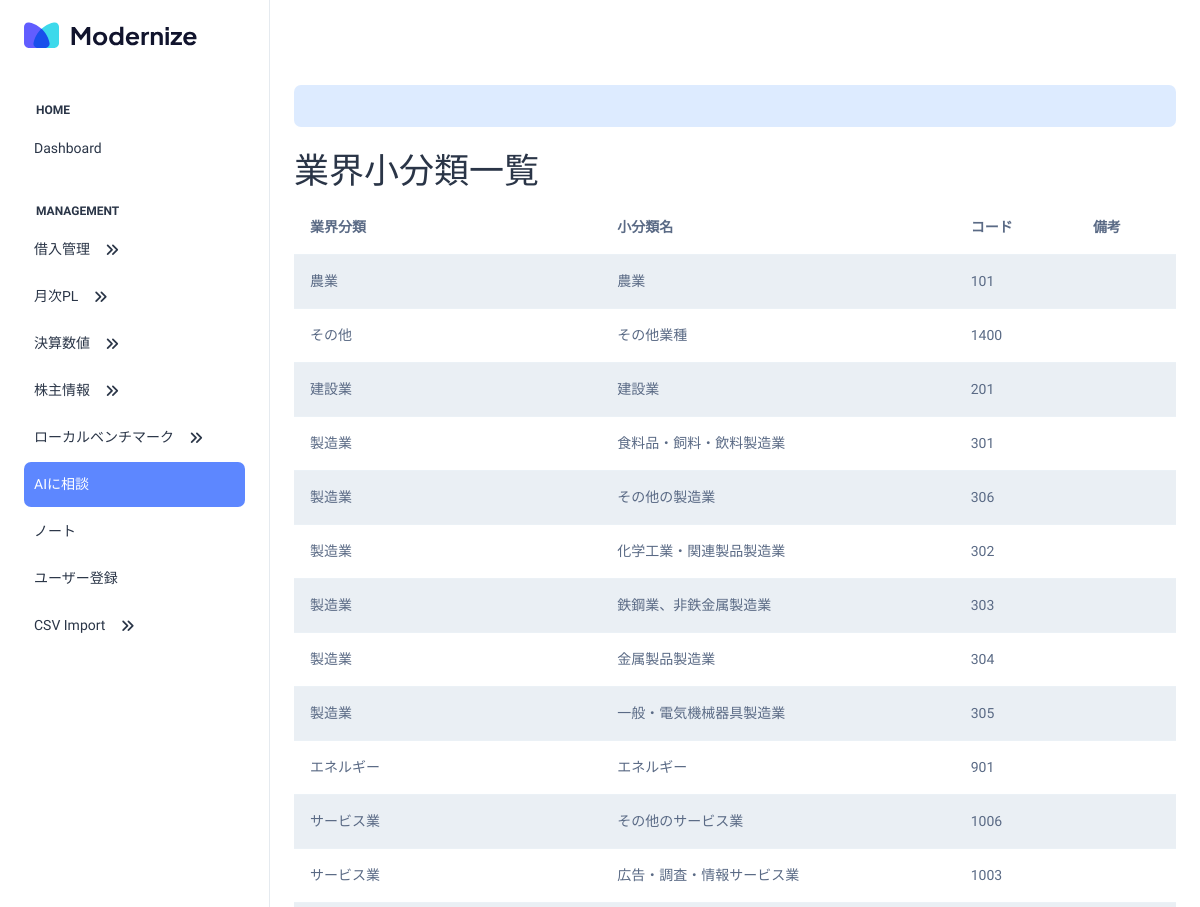
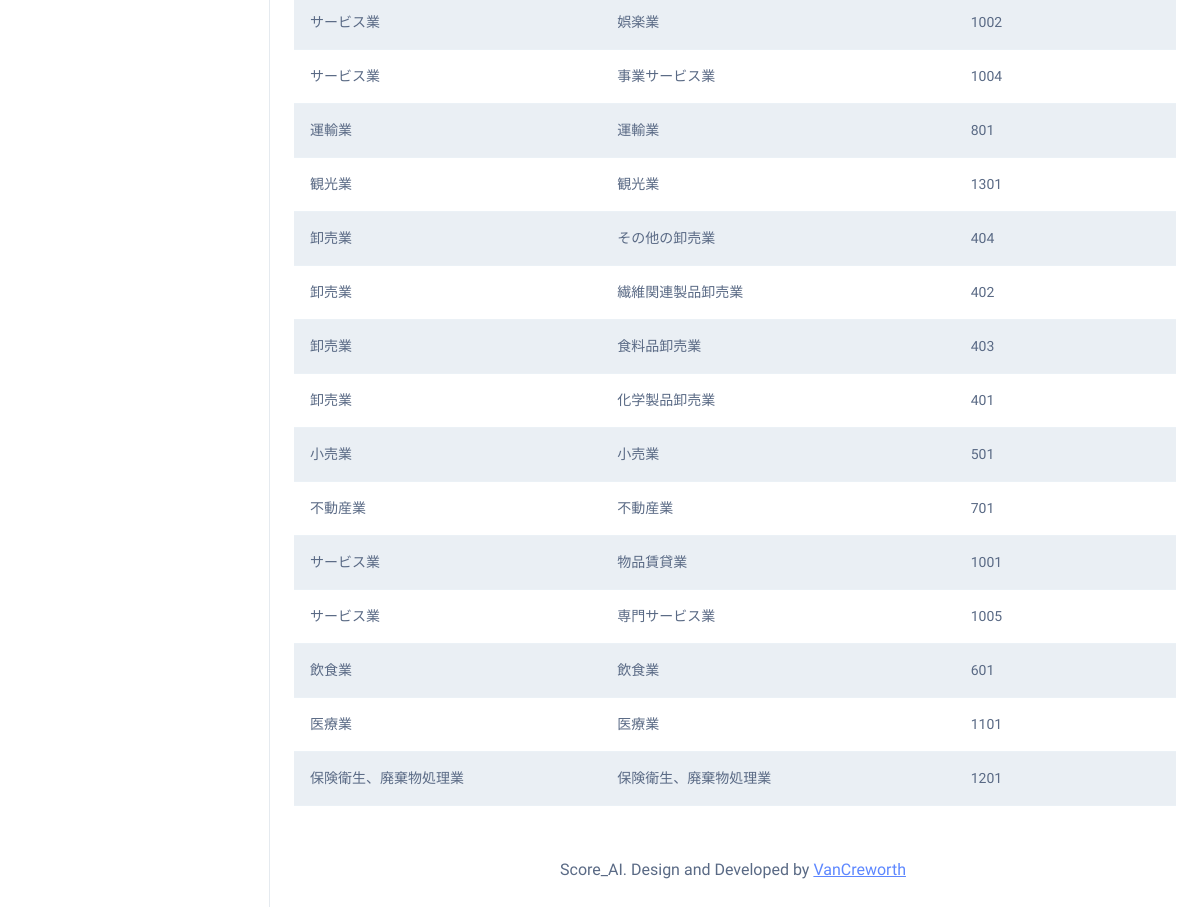
/industry_subclassification_list/, run on the app's committed database (2 pictures, top to bottom).
### scoreai/models.py (models this page shows, shortened)
class IndustrySubClassification(models.Model):
    industry_classification = models.ForeignKey(IndustryClassification, on_delete=models.CASCADE)
    name = models.CharField("業界小分類名", max_length=255)
    code = models.CharField("小分類コード", max_length=7, unique=True)
    memo = models.TextField("備考", blank=True)

class IndustryClassification(models.Model):
    name = models.CharField("業界名", max_length=255)
    code = models.CharField("分類コード", max_length=7, unique=True)
    memo = models.TextField("備考", blank=True)

### scoreai/views.py (the view)
# urls.py: path('industry_subclassification_list/', IndustrySubClassificationListView.as_view(), name='industry_subclassification_list'),
class IndustrySubClassificationListView(ListView):
    model = IndustrySubClassification
    template_name = 'scoreai/industry_subclassification_list.html'
    context_object_name = 'industry_subclassifications'

### scoreai/context_processors.py (called while the page is built)
def selected_company(request):
    if request.user.is_authenticated:
        selected_company = UserCompany.objects.filter(user=request.user, is_selected=True).first()
        return {'this_company': selected_company.company if selected_company else None}
    return {'this_company': None}

### templates/scoreai/industry_subclassification_list.html
{% extends 'scoreai/base.html' %}
{% block content %}
  <h1>業界小分類一覧</h1>
  <table class="table table-striped">
    <thead>
      <tr>
        <th>業界分類</th>
        <th>小分類名</th>
        <th>コード</th>
        <th>備考</th>
      </tr>
    </thead>
    <tbody>
      {% for subclass in industry_subclassifications %}
      <tr>
        <td>{{ subclass.industry_classification.name }}</td>
        <td>{{ subclass.name }}</td>
        <td>{{ subclass.code }}</td>
        <td>{{ subclass.memo }}</td>
      </tr>
      {% endfor %}
    </tbody>
  </table>
{% endblock %}

### data on the page
IndustrySubClassification: industry_classification.name "農業", name "農業", code "101"
IndustrySubClassification: industry_classification.name "その他", name "その他業種", code "1400"
IndustrySubClassification: industry_classification.name "建設業", name "建設業", code "201"
IndustrySubClassification: industry_classification.name "製造業", name "食料品・飼料・飲料製造業", code "301"
IndustrySubClassification: industry_classification.name "製造業", name "その他の製造業", code "306"
IndustrySubClassification: industry_classification.name "製造業", name "化学工業・関連製品製造業", code "302"
IndustrySubClassification: industry_classification.name "製造業", name "鉄鋼業、非鉄金属製造業", code "303"
IndustrySubClassification: industry_classification.name "製造業", name "金属製品製造業", code "304"
IndustrySubClassification: industry_classification.name "製造業", name "一般・電気機械器具製造業", code "305"
IndustrySubClassification: industry_classification.name "エネルギー", name "エネルギー", code "901"
IndustrySubClassification: industry_classification.name "サービス業", name "その他のサービス業", code "1006"
IndustrySubClassification: industry_classification.name "サービス業", name "広告・調査・情報サービス業", code "1003"
IndustrySubClassification: industry_classification.name "サービス業", name "娯楽業", code "1002"
IndustrySubClassification: industry_classification.name "サービス業", name "事業サービス業", code "1004"
IndustrySubClassification: industry_classification.name "運輸業", name "運輸業", code "801"
IndustrySubClassification: industry_classification.name "観光業", name "観光業", code "1301"
IndustrySubClassification: industry_classification.name "卸売業", name "その他の卸売業", code "404"
IndustrySubClassification: industry_classification.name "卸売業", name "繊維関連製品卸売業", code "402"
IndustrySubClassification: industry_classification.name "卸売業", name "食料品卸売業", code "403"
IndustrySubClassification: industry_classification.name "卸売業", name "化学製品卸売業", code "401"
IndustrySubClassification: industry_classification.name "小売業", name "小売業", code "501"
IndustrySubClassification: industry_classification.name "不動産業", name "不動産業", code "701"
IndustrySubClassification: industry_classification.name "サービス業", name "物品賃貸業", code "1001"
IndustrySubClassification: industry_classification.name "サービス業", name "専門サービス業", code "1005"
IndustrySubClassification: industry_classification.name "飲食業", name "飲食業", code "601"
IndustrySubClassification: industry_classification.name "医療業", name "医療業", code "1101"
IndustrySubClassification: industry_classification.name "保険衛生、廃棄物処理業", name "保険衛生、廃棄物処理業", code "1201"
